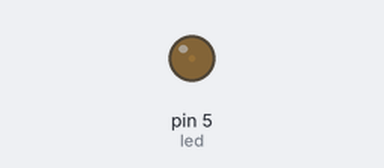
The sketch below on a simulated Arduino Uno, built with avr-gcc and run on an emulated ATmega328P. On the bench: output pins drawn as LEDs (lit = HIGH).

Above: at 0.05 s.
At 0.95 s:
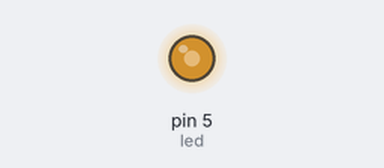
At 1.4 s:
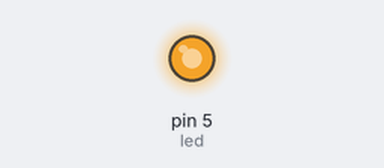
At 2.75 s:
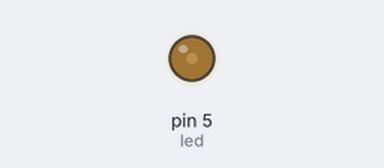
Timing chart, 0 to 7.0 s (numbered marks = the images above):
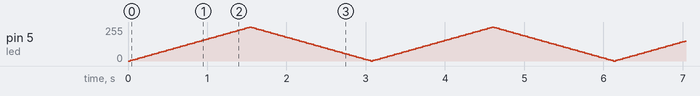

The sketch:

Fade.ino
```cpp
// Love to Code

// Fade example!
// This example shows how to fade an LED.

// Humans think in decimal; Computers think in binary. So:
// When picking a brightness, a human might prefer a scale of 1-100
// When picking a brightness, a computer might prefer a scale of 0-255

// The Chibi Chip is a computer, so we tell it brightnesses on a scale of 0-255.

int led = 5;          // you can select a pin: 0, 1, 2, 3, 4 or 5
int fadeAmount = 5;   // sets how quickly we fade in and out. Change it to 10 and see what happens!

// the setup routine runs once when you press reset:
void setup()  {
  pinMode(led, OUTPUT);
}

int brightness = 0;   // keep track of the LED's brightness

// the loop routine runs over and over again forever:
void loop()  {
  analogWrite(led, brightness);    // update the led's brightness

  // move the brightness by fadeAmount toward a brightness limit
  brightness = brightness + fadeAmount;

  // check if the brightness is at the bottom or top of the 0-255 scale
  // if it is, invert the amount we fade by
  if (brightness <= 0 || brightness >= 255) {
    fadeAmount = -fadeAmount ;
  }
  // pause for 30 milliseconds, or else the effect is too fast
  delay(30);
}
```
